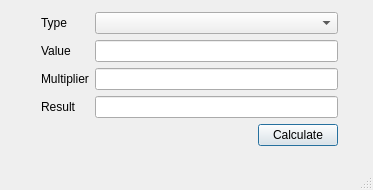
<?xml version="1.0" encoding="UTF-8"?>
<ui version="4.0">
 <class>Dialog</class>
 <widget class="QDialog" name="Dialog">
  <property name="geometry">
   <rect>
    <x>0</x>
    <y>0</y>
    <width>373</width>
    <height>190</height>
   </rect>
  </property>
  <property name="windowTitle">
   <string>Dialog</string>
  </property>
  <property name="sizeGripEnabled">
   <bool>true</bool>
  </property>
  <widget class="QWidget" name="">
   <property name="geometry">
    <rect>
     <x>41</x>
     <y>12</y>
     <width>297</width>
     <height>135</height>
    </rect>
   </property>
   <layout class="QVBoxLayout" name="verticalLayout">
    <item>
     <layout class="QGridLayout" name="gridLayout">
      <item row="0" column="1">
       <widget class="QComboBox" name="cmbType"/>
      </item>
      <item row="1" column="1">
       <widget class="QLineEdit" name="leValue"/>
      </item>
      <item row="2" column="0">
       <widget class="QLabel" name="label_2">
        <property name="text">
         <string>Multiplier</string>
        </property>
       </widget>
      </item>
      <item row="3" column="1">
       <widget class="QLineEdit" name="leResult"/>
      </item>
      <item row="0" column="0">
       <widget class="QLabel" name="label_4">
        <property name="text">
         <string>Type</string>
        </property>
       </widget>
      </item>
      <item row="3" column="0">
       <widget class="QLabel" name="label_3">
        <property name="text">
         <string>Result</string>
        </property>
       </widget>
      </item>
      <item row="1" column="0">
       <widget class="QLabel" name="label">
        <property name="text">
         <string>Value</string>
        </property>
       </widget>
      </item>
      <item row="2" column="1">
       <widget class="QLineEdit" name="leMultiplier">
        <property name="autoFillBackground">
         <bool>false</bool>
        </property>
       </widget>
      </item>
     </layout>
    </item>
    <item>
     <layout class="QHBoxLayout" name="horizontalLayout">
      <item>
       <spacer name="horizontalSpacer">
        <property name="orientation">
         <enum>Qt::Horizontal</enum>
        </property>
        <property name="sizeHint" stdset="0">
         <size>
          <width>208</width>
          <height>20</height>
         </size>
        </property>
       </spacer>
      </item>
      <item>
       <widget class="QPushButton" name="btnCalculate">
        <property name="text">
         <string>Calculate</string>
        </property>
       </widget>
      </item>
     </layout>
    </item>
   </layout>
  </widget>
 </widget>
 <resources/>
 <connections/>
</ui>
